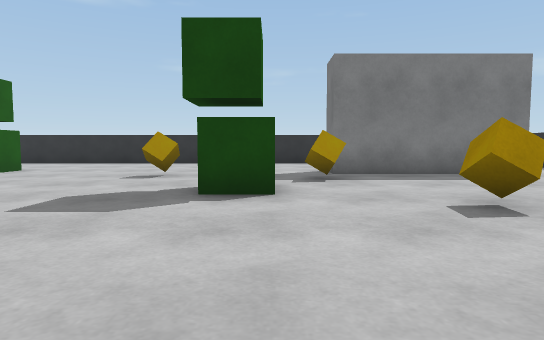
[1] (above)

16 first-person views from a walk through a scene from a Unity 3-D project. The camera is 0.64 m above the floor, tilts 4° down and sees 75° across. The floor is counted in squares, 1 m on a side. Each view is taken from the middle of a square. On the plan, view 1 faces up. The plan holds only what a view shows up to about 10 squares ahead; the rest is blank. The player is left out.

[2]
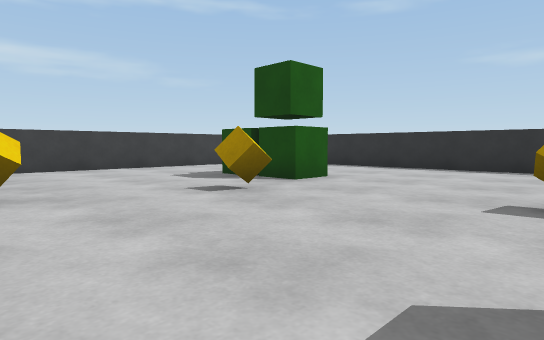

[3]
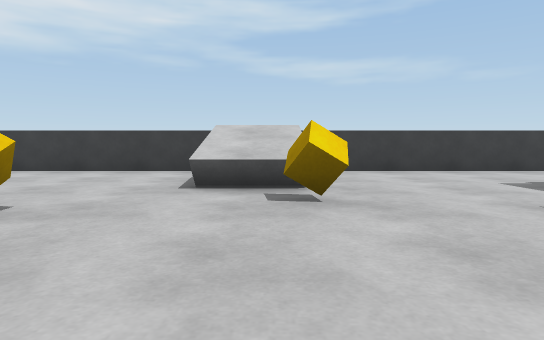

[4]
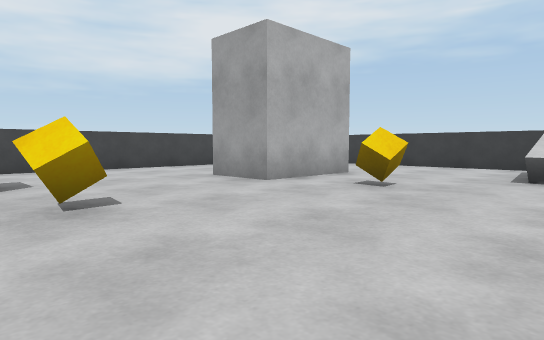

[5]
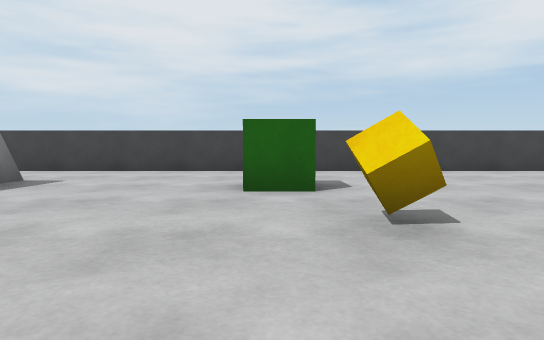

[6]
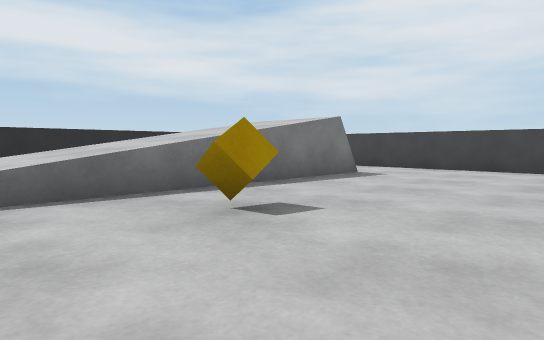

[7]
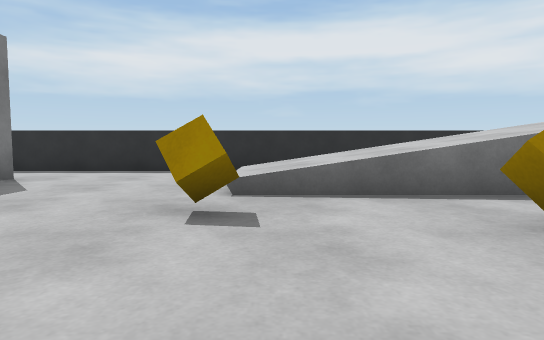

[8]
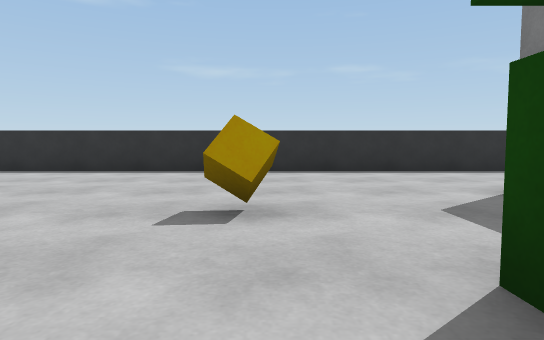

[9]
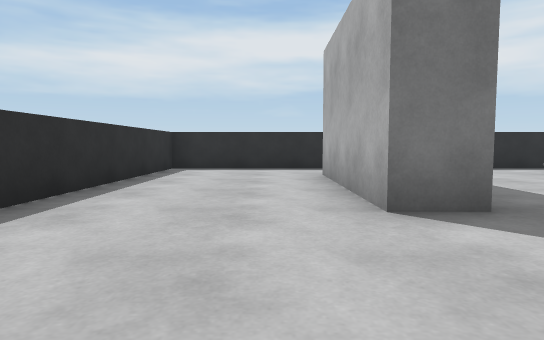

[10]
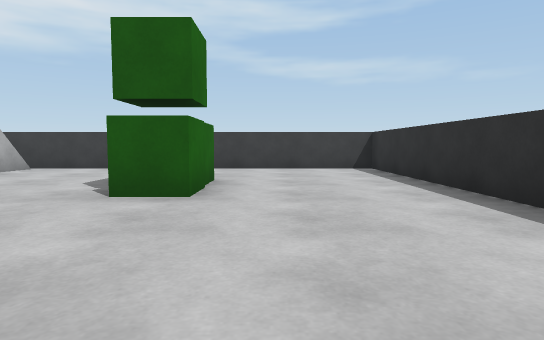

[11]
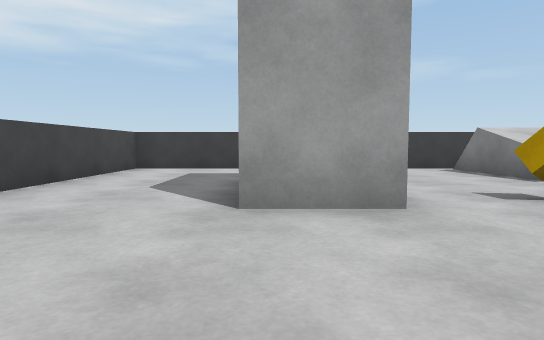

[12]
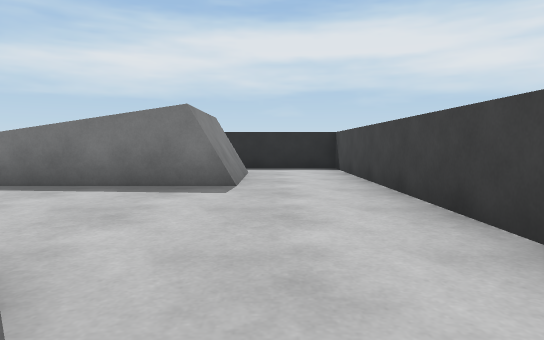

[13]
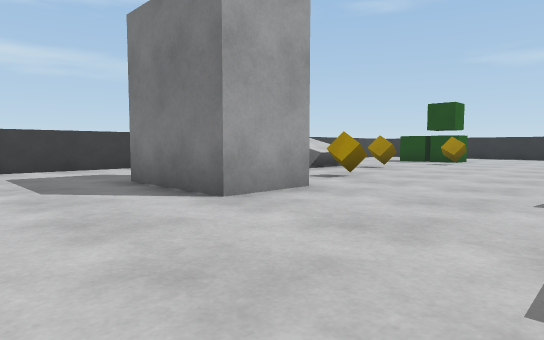

[14]
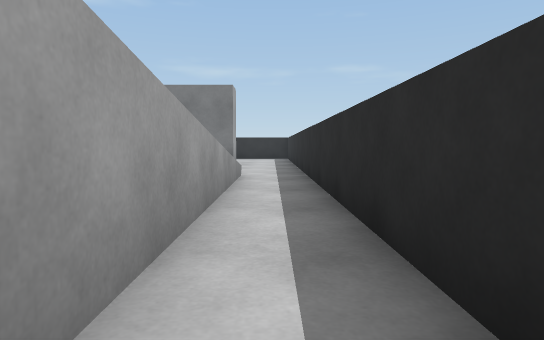

[15]
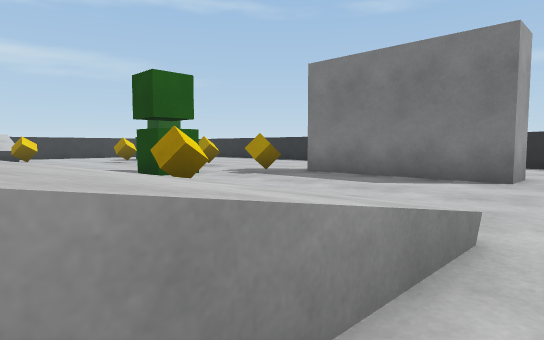

[16]
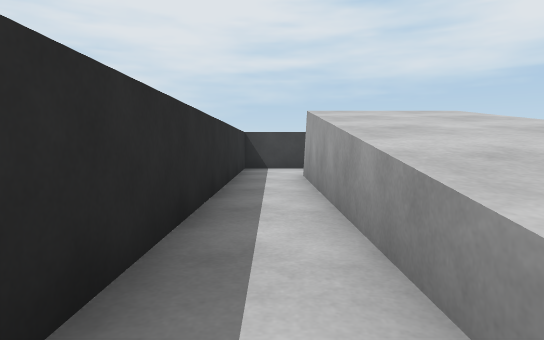

### Floor plan
Key: @ floor where view 1 was taken; # wall or solid block; . main floor; : floor 0.45 m higher than the main floor; + floor 0.7 m higher than the main floor; * floor 0.95 m higher than the main floor; ^ raised ledge; C green cube; U cube; B block.
Columns run from 12 left of view 1 to 8 right of it. Each row starts with its distance up from view 1.
 13 #####################
 12 #...................#
 11 #...................#
 10 #...................#
  9 #...CC........####..#
  8 #...CC........####..#
  7 #.........U..U......#
  6 #.....U.............#
  5 #..........CC.......#
  4 #.............U.....#
  3 #   :U..........^^^.#
  2 #:*+B...........^^^.#
  1 #.............U.^^^.#
  0 #.....U.....@...^^^.#
 -1 #.........U.....^^^.#
 -2 #...###.........^^^.#
 -3 #...###....C....###.#
 -4 #..........C....###.#
 -5 #...................#
 -6 #...................#
 -7 #####################

Where each view was taken, in squares from view 1:
view 1: 0 up, 0 right, facing up
view 2: 3 up, 2 left, facing up-left
view 3: 3 up, 3 left, facing left
view 4: 3 up, 1 left, facing down-left
view 5: 2 up, 1 left, facing down
view 6: 3 up, 1 left, facing down-right
view 7: 3 up, 1 left, facing right
view 8: 4 up, 2 left, facing up
view 9: 10 up, 2 left, facing right
view 10: 10 up, 2 left, facing left
view 11: 3 down, 2 left, facing left
view 12: 5 down, 2 left, facing right
view 13: 6 down, 2 left, facing up-left
view 14: 4 down, 7 right, facing up
view 15: 1 up, 7 right, facing up-left
view 16: 3 up, 7 right, facing down
